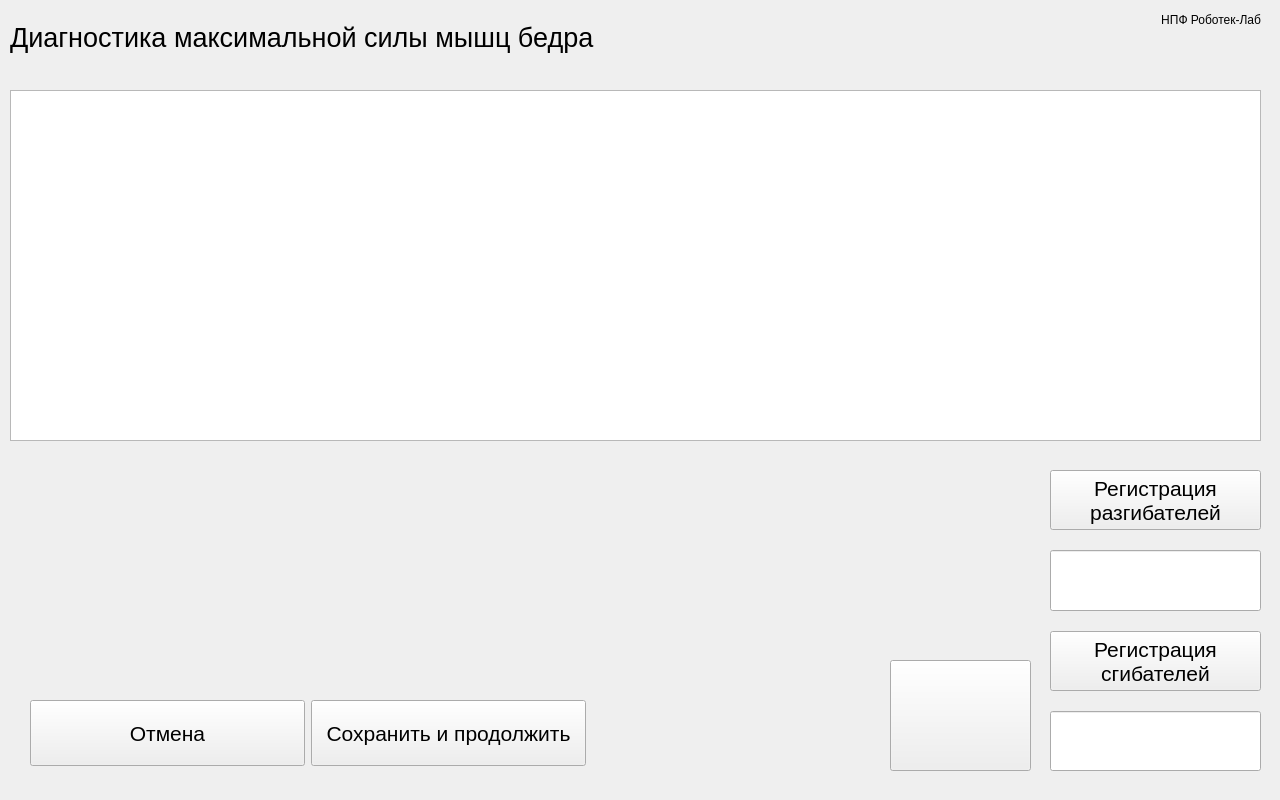
<?xml version="1.0" encoding="UTF-8"?>
<ui version="4.0">
 <class>DiagnosisMaxStrengthPage</class>
 <widget class="QWidget" name="DiagnosisMaxStrengthPage">
  <property name="geometry">
   <rect>
    <x>0</x>
    <y>0</y>
    <width>1280</width>
    <height>800</height>
   </rect>
  </property>
  <property name="windowTitle">
   <string>Form</string>
  </property>
  <widget class="QWidget" name="verticalLayoutWidget">
   <property name="geometry">
    <rect>
     <x>1050</x>
     <y>470</y>
     <width>211</width>
     <height>301</height>
    </rect>
   </property>
   <layout class="QVBoxLayout" name="verticalLayout">
    <property name="spacing">
     <number>20</number>
    </property>
    <item>
     <widget class="QPushButton" name="pushButton_registr_ext">
      <property name="sizePolicy">
       <sizepolicy hsizetype="Expanding" vsizetype="Expanding">
        <horstretch>0</horstretch>
        <verstretch>0</verstretch>
       </sizepolicy>
      </property>
      <property name="font">
       <font>
        <pointsize>16</pointsize>
       </font>
      </property>
      <property name="text">
       <string>Регистрация
разгибателей</string>
      </property>
      <property name="checkable">
       <bool>true</bool>
      </property>
     </widget>
    </item>
    <item>
     <widget class="QLineEdit" name="lineEdit_ext">
      <property name="enabled">
       <bool>true</bool>
      </property>
      <property name="sizePolicy">
       <sizepolicy hsizetype="Expanding" vsizetype="Expanding">
        <horstretch>0</horstretch>
        <verstretch>0</verstretch>
       </sizepolicy>
      </property>
      <property name="font">
       <font>
        <pointsize>16</pointsize>
       </font>
      </property>
      <property name="layoutDirection">
       <enum>Qt::LeftToRight</enum>
      </property>
      <property name="alignment">
       <set>Qt::AlignCenter</set>
      </property>
     </widget>
    </item>
    <item>
     <widget class="QPushButton" name="pushButton_registr_curl">
      <property name="sizePolicy">
       <sizepolicy hsizetype="Expanding" vsizetype="Expanding">
        <horstretch>0</horstretch>
        <verstretch>0</verstretch>
       </sizepolicy>
      </property>
      <property name="font">
       <font>
        <pointsize>16</pointsize>
       </font>
      </property>
      <property name="text">
       <string>Регистрация
сгибателей</string>
      </property>
      <property name="checkable">
       <bool>true</bool>
      </property>
     </widget>
    </item>
    <item>
     <widget class="QLineEdit" name="lineEdit_curl">
      <property name="sizePolicy">
       <sizepolicy hsizetype="Expanding" vsizetype="Expanding">
        <horstretch>0</horstretch>
        <verstretch>0</verstretch>
       </sizepolicy>
      </property>
      <property name="font">
       <font>
        <pointsize>16</pointsize>
       </font>
      </property>
      <property name="alignment">
       <set>Qt::AlignCenter</set>
      </property>
     </widget>
    </item>
   </layout>
  </widget>
  <widget class="QWidget" name="layoutWidget_2">
   <property name="geometry">
    <rect>
     <x>10</x>
     <y>10</y>
     <width>1251</width>
     <height>56</height>
    </rect>
   </property>
   <layout class="QHBoxLayout" name="horizontalLayout_7" stretch="0,0,0">
    <item>
     <widget class="QLabel" name="labelWidgetName">
      <property name="font">
       <font>
        <pointsize>20</pointsize>
       </font>
      </property>
      <property name="text">
       <string>&lt;html&gt;&lt;head/&gt;&lt;body&gt;&lt;p&gt;Диагностика максимальной силы мышц бедра&lt;/p&gt;&lt;/body&gt;&lt;/html&gt;</string>
      </property>
     </widget>
    </item>
    <item>
     <spacer name="horizontalSpacer_4">
      <property name="orientation">
       <enum>Qt::Horizontal</enum>
      </property>
      <property name="sizeHint" stdset="0">
       <size>
        <width>40</width>
        <height>20</height>
       </size>
      </property>
     </spacer>
    </item>
    <item>
     <layout class="QVBoxLayout" name="verticalLayout_5">
      <property name="sizeConstraint">
       <enum>QLayout::SetFixedSize</enum>
      </property>
      <item>
       <widget class="QLabel" name="label_3">
        <property name="sizePolicy">
         <sizepolicy hsizetype="Fixed" vsizetype="Fixed">
          <horstretch>0</horstretch>
          <verstretch>0</verstretch>
         </sizepolicy>
        </property>
        <property name="minimumSize">
         <size>
          <width>200</width>
          <height>20</height>
         </size>
        </property>
        <property name="maximumSize">
         <size>
          <width>200</width>
          <height>20</height>
         </size>
        </property>
        <property name="text">
         <string>НПФ Роботек-Лаб</string>
        </property>
        <property name="alignment">
         <set>Qt::AlignRight|Qt::AlignTrailing|Qt::AlignVCenter</set>
        </property>
       </widget>
      </item>
      <item>
       <spacer name="verticalSpacer_3">
        <property name="orientation">
         <enum>Qt::Vertical</enum>
        </property>
        <property name="sizeHint" stdset="0">
         <size>
          <width>17</width>
          <height>13</height>
         </size>
        </property>
       </spacer>
      </item>
      <item>
       <widget class="QLabel" name="label_operator">
        <property name="sizePolicy">
         <sizepolicy hsizetype="Fixed" vsizetype="Fixed">
          <horstretch>0</horstretch>
          <verstretch>0</verstretch>
         </sizepolicy>
        </property>
        <property name="minimumSize">
         <size>
          <width>200</width>
          <height>20</height>
         </size>
        </property>
        <property name="maximumSize">
         <size>
          <width>200</width>
          <height>20</height>
         </size>
        </property>
        <property name="text">
         <string/>
        </property>
        <property name="alignment">
         <set>Qt::AlignRight|Qt::AlignTrailing|Qt::AlignVCenter</set>
        </property>
       </widget>
      </item>
     </layout>
    </item>
   </layout>
  </widget>
  <widget class="QLabel" name="label_Leg">
   <property name="geometry">
    <rect>
     <x>70</x>
     <y>110</y>
     <width>950</width>
     <height>571</height>
    </rect>
   </property>
   <property name="minimumSize">
    <size>
     <width>930</width>
     <height>300</height>
    </size>
   </property>
   <property name="text">
    <string>&lt;html&gt;&lt;head/&gt;&lt;body&gt;&lt;p&gt;&lt;img src=&quot;:/leg_img/main_img/detail_00001.png&quot;/&gt;&lt;/p&gt;&lt;/body&gt;&lt;/html&gt;</string>
   </property>
   <property name="textFormat">
    <enum>Qt::RichText</enum>
   </property>
  </widget>
  <widget class="QWidget" name="layoutWidget_3">
   <property name="geometry">
    <rect>
     <x>30</x>
     <y>700</y>
     <width>831</width>
     <height>66</height>
    </rect>
   </property>
   <layout class="QHBoxLayout" name="horizontalLayout_40">
    <item>
     <widget class="QPushButton" name="pushButton_cancel">
      <property name="sizePolicy">
       <sizepolicy hsizetype="Expanding" vsizetype="Expanding">
        <horstretch>0</horstretch>
        <verstretch>0</verstretch>
       </sizepolicy>
      </property>
      <property name="font">
       <font>
        <pointsize>16</pointsize>
       </font>
      </property>
      <property name="text">
       <string>Отмена</string>
      </property>
     </widget>
    </item>
    <item>
     <widget class="QPushButton" name="pushButton_exercise">
      <property name="sizePolicy">
       <sizepolicy hsizetype="Expanding" vsizetype="Expanding">
        <horstretch>0</horstretch>
        <verstretch>0</verstretch>
       </sizepolicy>
      </property>
      <property name="font">
       <font>
        <pointsize>16</pointsize>
       </font>
      </property>
      <property name="text">
       <string>Сохранить и продолжить</string>
      </property>
     </widget>
    </item>
    <item>
     <spacer name="horizontalSpacer_46">
      <property name="orientation">
       <enum>Qt::Horizontal</enum>
      </property>
      <property name="sizeHint" stdset="0">
       <size>
        <width>40</width>
        <height>20</height>
       </size>
      </property>
     </spacer>
    </item>
   </layout>
  </widget>
  <widget class="QWidget" name="layoutWidget">
   <property name="geometry">
    <rect>
     <x>10</x>
     <y>90</y>
     <width>1251</width>
     <height>351</height>
    </rect>
   </property>
   <layout class="QVBoxLayout" name="verticalLayout_3">
    <item>
     <widget class="QCustomPlot" name="plot_data_2">
      <property name="sizePolicy">
       <sizepolicy hsizetype="Expanding" vsizetype="Minimum">
        <horstretch>0</horstretch>
        <verstretch>0</verstretch>
       </sizepolicy>
      </property>
      <property name="minimumSize">
       <size>
        <width>400</width>
        <height>300</height>
       </size>
      </property>
     </widget>
    </item>
   </layout>
  </widget>
  <widget class="QPushButton" name="pushButtonAmpSpectre">
   <property name="geometry">
    <rect>
     <x>890</x>
     <y>660</y>
     <width>141</width>
     <height>111</height>
    </rect>
   </property>
   <property name="text">
    <string/>
   </property>
   <property name="icon">
    <iconset>
     <normalon>:/images/spectrum_measurement.png</normalon>
    </iconset>
   </property>
   <property name="iconSize">
    <size>
     <width>180</width>
     <height>140</height>
    </size>
   </property>
   <property name="checkable">
    <bool>true</bool>
   </property>
   <property name="checked">
    <bool>false</bool>
   </property>
  </widget>
  <zorder>label_Leg</zorder>
  <zorder>verticalLayoutWidget</zorder>
  <zorder>layoutWidget_2</zorder>
  <zorder>layoutWidget_3</zorder>
  <zorder>layoutWidget</zorder>
  <zorder>pushButtonAmpSpectre</zorder>
 </widget>
 <customwidgets>
  <customwidget>
   <class>QCustomPlot</class>
   <extends>QGraphicsView</extends>
   <header>qcustomplot.h</header>
  </customwidget>
 </customwidgets>
 <resources/>
 <connections/>
</ui>
